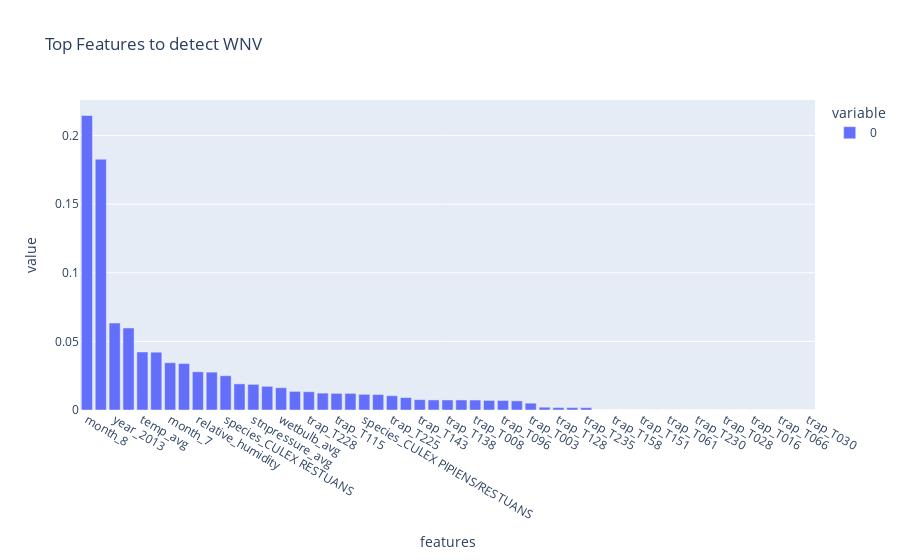

The code cell stored with this chart in its notebook:
### Markdown cell above
Looking at all our metrics above in the combined table, after training our XGB model with its ideal parameters onto the entire train set, the `auc` score rises to `0.7424` from the validation AUC score to `0.7182`. We also ran a `auc_cross_val_score` on our production model, which shows a really high cross validation score of `0.8214`. 

**The fact that AUC score on the full recombined set has a a higher score than the validation set AUC score, as well as the high AUC Cross Validation Score, indicates that the model will generalize well on unseen data.** 

This means we are happy with our production model's generalized performance, especially since the ROC AUC score is still significantly higher than our dumb baseline of `0.5`.

Let's now also check out what the top features ranked by coefficient weightage in our production model are.

### Code cell
#Visualizing top features in our production model. 
features=xgb.feature_importances_

key_features = pd.Series(features,index=X.columns)

sorted_features = key_features.sort_values(ascending=False)

fig = px.bar(sorted_features, orientation='v', 
             title = "Top Features to detect WNV", 
             labels={"index":"features"})
fig.show()

### Figure 1 — Plotly figure (JSON) as saved in the notebook; plotly's stock layout.template omitted (floating-point values rounded to 4 significant figures)
{"data": [{"alignmentgroup": "True", "hovertemplate": "variable=0<br>features=%{x}<br>value=%{y}<extra></extra>", "legendgroup": "0", "marker": {"color": "#636efa"}, "name": "0", "offsetgroup": "0", "orientation": "v", "showlegend": true, "textposition": "auto", "type": "bar", "x": ["month_8", "month_9", "year_2013", "month_6", "temp_avg", "year_2009", "month_7", "year_2011", "relative_humidity", "trap_T900", "species_CULEX RESTUANS", "dewpoint_avg", "stnpressure_avg", "trap_T223", "wetbulb_avg", "species_CULEX PIPIENS", "trap_T228", "trap_T903", "trap_T115", "trap_T002", "species_CULEX PIPIENS/RESTUANS", "trap_T054", "trap_T225", "trap_T090", "trap_T143", "trap_T103", "trap_T138", "trap_T011", "trap_T008", "trap_T135", "trap_T096", "trap_T082", "trap_T003", "trap_T221", "trap_T128", "trap_T013", "trap_T235", "year_2007", "trap_T158", "trap_T155", "trap_T151", "trap_T114", "trap_T061", "month_10", "trap_T230", "trap_T009", "trap_T028", "trap_T233", "trap_T016", "trap_T027", "trap_T066", "trap_T086", "trap_T030"], "xaxis": "x", "y": [0.2146, 0.1828, 0.06333, 0.05978, 0.0423, 0.04212, 0.03444, 0.03388, 0.02783, 0.02759, 0.02498, 0.01903, 0.01869, 0.01725, 0.01622, 0.01357, 0.01331, 0.0123, 0.01211, 0.01211, 0.01142, 0.01125, 0.01042, 0.009062, 0.007564, 0.007333, 0.00732, 0.00732, 0.007263, 0.006978, 0.006932, 0.006664, 0.004992, 0.00204, 0.001763, 0.001756, 0.001713, 0, 0, 0, 0, 0, 0, 0, 0, 0, 0, 0, 0, 0, 0, 0, 0], "yaxis": "y"}], "layout": {"barmode": "relative", "legend": {"title": {"text": "variable"}, "tracegroupgap": 0}, "title": {"text": "Top Features to detect WNV"}, "xaxis": {"anchor": "y", "domain": [0, 1], "title": {"text": "features"}}, "yaxis": {"anchor": "x", "domain": [0, 1], "title": {"text": "value"}}}}
